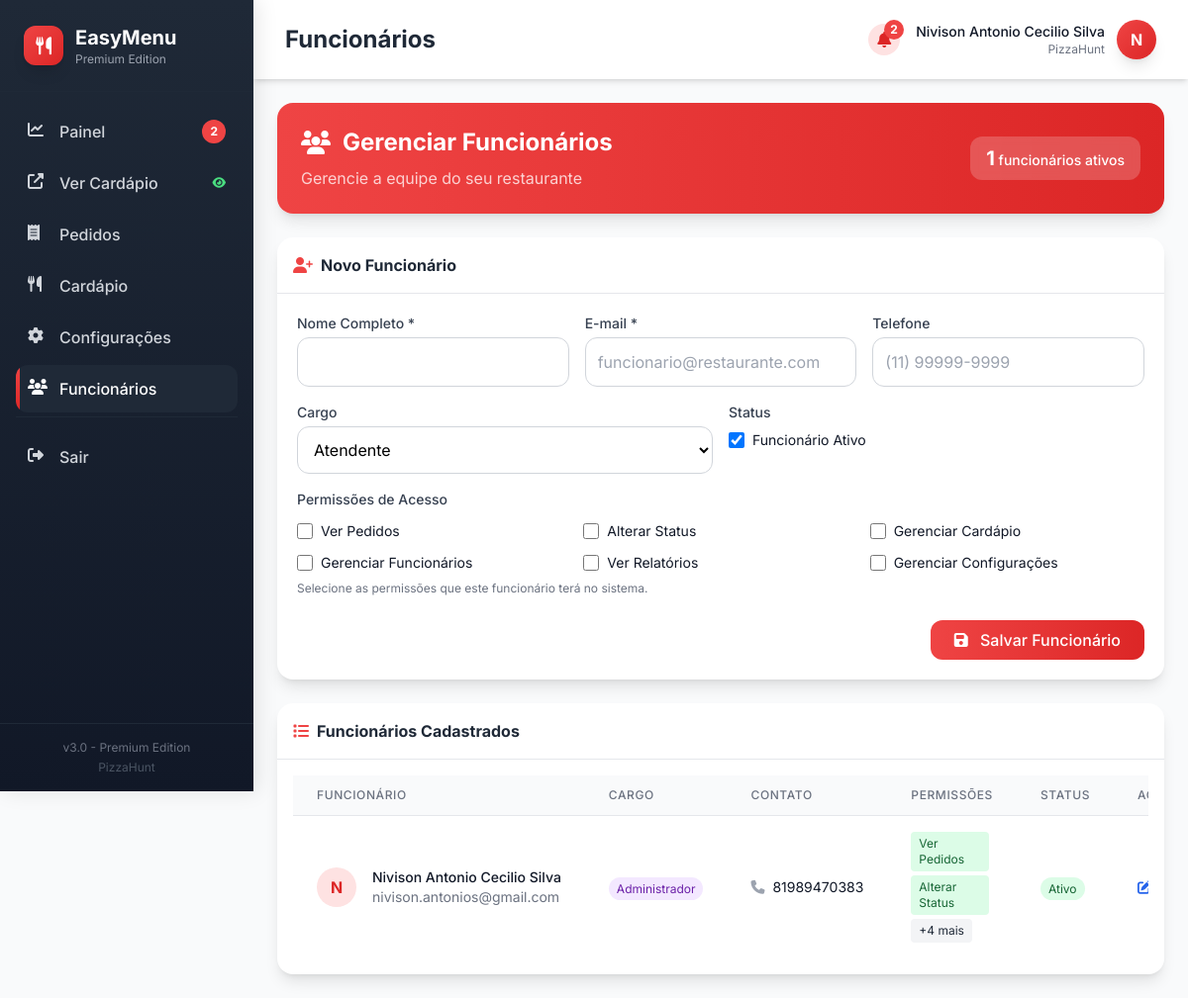
The app's page /index.php?pagina=funcionarios (signed in) with its own data.
### tables this page shows
CREATE TABLE restaurantes (
                id INTEGER PRIMARY KEY AUTOINCREMENT,
                usuario_id INTEGER UNIQUE,
                nome TEXT NOT NULL,
                slogan TEXT,
                descricao TEXT,
                logo TEXT,
                banner TEXT,
                cnpj TEXT,
                endereco TEXT NOT NULL,
                numero TEXT,
                bairro TEXT,
                cidade TEXT DEFAULT 'São Paulo',
                estado TEXT DEFAULT 'SP',
                cep TEXT,
                telefone TEXT NOT NULL,
                whatsapp TEXT NOT NULL,
                instagram TEXT,
                site TEXT,
                horario_abertura TIME DEFAULT '10:00',
                horario_fechamento TIME DEFAULT '22:00',
                dias_funcionamento TEXT DEFAULT 'segunda,terca,quarta,quinta,sexta,sabado,domingo',
                cor_principal TEXT DEFAULT '#DC2626',
                cor_secundaria TEXT DEFAULT '#F59E0B',
                cor_texto TEXT DEFAULT '#1F2937',
                cor_fundo TEXT DEFAULT '#FFFFFF',
                tema TEXT DEFAULT 'claro',
                taxa_entrega DECIMAL(10,2) DEFAULT 5.00,
                pedido_minimo DECIMAL(10,2) DEFAULT 15.00,
                raio_entrega INTEGER DEFAULT 5,
                aceita_retirada INTEGER DEFAULT 1,
                aceita_delivery INTEGER DEFAULT 1,
                aceita_local INTEGER DEFAULT 1,
                formas_pagamento TEXT DEFAULT 'dinheiro,pix,credito,debito',
                ativo INTEGER DEFAULT 1,
                visualizacoes INTEGER DEFAULT 0,
                avaliacao_media DECIMAL(3,2) DEFAULT 5.0,
                total_avaliacoes INTEGER DEFAULT 0,
                data_cadastro DATETIME DEFAULT CURRENT_TIMESTAMP,
                FOREIGN KEY (usuario_id) REFERENCES usuarios(id) ON DELETE CASCADE
            );

CREATE TABLE usuarios (
                id INTEGER PRIMARY KEY AUTOINCREMENT,
                email TEXT UNIQUE NOT NULL,
                senha_hash TEXT NOT NULL,
                nome TEXT NOT NULL,
                telefone TEXT,
                avatar TEXT,
                data_cadastro DATETIME DEFAULT CURRENT_TIMESTAMP,
                ultimo_login DATETIME,
                ativo INTEGER DEFAULT 1,
                tipo TEXT DEFAULT 'restaurante'
            );

CREATE TABLE funcionarios (
                id INTEGER PRIMARY KEY AUTOINCREMENT,
                restaurante_id INTEGER,
                usuario_id INTEGER,
                nome TEXT NOT NULL,
                email TEXT NOT NULL,
                telefone TEXT,
                cargo TEXT DEFAULT 'atendente',
                permissoes TEXT DEFAULT 'ver_pedidos,alterar_status',
                ativo INTEGER DEFAULT 1,
                data_cadastro DATETIME DEFAULT CURRENT_TIMESTAMP,
                FOREIGN KEY (restaurante_id) REFERENCES restaurantes(id) ON DELETE CASCADE,
                FOREIGN KEY (usuario_id) REFERENCES usuarios(id) ON DELETE SET NULL
            );

### helpers/render.php (the view, shortened to what the rows shown need)
<?php
require_once __DIR__ . '/functions.php';
?>
<?php
function render_funcionarios($pdo, $restaurante) {
    $funcionarios = getFuncionarios($pdo, $restaurante['id']);
?>
<div class="animate-fade-in">
    <div class="bg-gradient-to-r from-red-500 to-red-600 rounded-2xl p-6 text-white mb-6 shadow-lg">
        <div class="flex flex-col md:flex-row md:items-center justify-between">
            <div>
                <h2 class="text-2xl font-bold flex items-center">
                    <i class="fas fa-users mr-3"></i> Gerenciar Funcionários
                </h2>
            </div>
        </div>
    </div>
    <div class="bg-white rounded-2xl shadow-lg overflow-hidden">
        <div class="p-4">
            <?php if (empty($funcionarios)): ?>
                <div class="text-center py-8 text-gray-500">
                    <i class="fas fa-users text-4xl mb-3 opacity-30"></i>
                    <p class="font-medium">Nenhum funcionário cadastrado</p>
                    <p class="text-sm mt-1">Adicione seu primeiro funcionário acima</p>
                </div>
            <?php else: ?>
                <div class="overflow-x-auto">
                    <table class="min-w-full divide-y divide-gray-200">
                        <thead class="bg-gray-50">
                            <tr>
                                <th class="px-6 py-3 text-left text-xs font-medium text-gray-500 uppercase tracking-wider">Funcionário</th>
                                <th class="px-6 py-3 text-left text-xs font-medium text-gray-500 uppercase tracking-wider">Cargo</th>
                                <th class="px-6 py-3 text-left text-xs font-medium text-gray-500 uppercase tracking-wider">Contato</th>
                                <th class="px-6 py-3 text-left text-xs font-medium text-gray-500 uppercase tracking-wider">Permissões</th>
                                <th class="px-6 py-3 text-left text-xs font-medium text-gray-500 uppercase tracking-wider">Status</th>
                                <th class="px-6 py-3 text-left text-xs font-medium text-gray-500 uppercase tracking-wider">Ações</th>
                            </tr>
                        </thead>
                        <tbody class="bg-white divide-y divide-gray-200">
                            <?php foreach ($funcionarios as $funcionario): ?>
                                <?php
                                    $permissoes_array = explode(',', $funcionario['permissoes']);
                                    $permissoes_display = array_slice($permissoes_array, 0, 2);
                                ?>
                                <tr class="hover:bg-gray-50 transition-colors duration-150">
                                    <td class="px-6 py-4 whitespace-nowrap">
                                        <div class="flex items-center">
                                            <div class="flex-shrink-0 h-10 w-10 bg-red-100 text-red-600 rounded-full flex items-center justify-center font-bold">
                                                <?php echo strtoupper(substr($funcionario['nome'], 0, 1)); ?>
                                            </div>
                                            <div class="ml-4">
                                                <div class="text-sm font-medium text-gray-900"><?php echo htmlspecialchars($funcionario['nome']); ?></div>
                                                <div class="text-sm text-gray-500"><?php echo htmlspecialchars($funcionario['email']); ?></div>
                                            </div>
                                        </div>
                                    </td>
                                    <td class="px-6 py-4 whitespace-nowrap">
                                        <span class="px-2 py-1 text-xs rounded-full
                                            <?php
                                                if ($funcionario['cargo'] == 'gerente' || $funcionario['cargo'] == 'admin') {
                                                    echo 'bg-purple-100 text-purple-800';
                                                } elseif ($funcionario['cargo'] == 'cozinheiro') {
                                                    echo 'bg-orange-100 text-orange-800';
                                                } elseif ($funcionario['cargo'] == 'entregador') {
                                                    echo 'bg-blue-100 text-blue-800';
                                                } else {
                                                    echo 'bg-gray-100 text-gray-800';
                                                }
                                            ?>">
                                            <?php
                                                $cargos = [
                                                    'atendente' => 'Atendente',
                                                    'cozinheiro' => 'Cozinheiro',
                                                    'entregador' => 'Entregador',
                                                    'gerente' => 'Gerente',
                                                    'admin' => 'Administrador'
                                                ];
                                                echo $cargos[$funcionario['cargo']] ?? ucfirst($funcionario['cargo']);
                                            ?>
                                        </span>
                                    </td>
                                    <td class="px-6 py-4 whitespace-nowrap">
                                        <div class="text-sm text-gray-900">
                                            <?php if ($funcionario['telefone']): ?>
                                                <i class="fas fa-phone mr-1 text-gray-400"></i> <?php echo htmlspecialchars($funcionario['telefone']); ?>
                                            <?php endif; ?>
                                        </div>
                                    </td>
                                    <td class="px-6 py-4">
                                        <div class="text-sm text-gray-900">
                                            <?php foreach ($permissoes_display as $permissao): ?>
                                                <span class="inline-block px-2 py-1 text-xs bg-green-100 text-green-800 rounded mr-1 mb-1">
                                                    <?php
                                                        $perm_labels = [
                                                            'ver_pedidos' => 'Ver Pedidos',
                                                            'alterar_status' => 'Alterar Status',
                                                            'gerenciar_cardapio' => 'Cardápio',
                                                            'gerenciar_funcionarios' => 'Funcionários',
                                                            'ver_relatorios' => 'Relatórios',
                                                            'gerenciar_configuracoes' => 'Configurações'
                                                        ];
                                                        echo $perm_labels[$permissao] ?? $permissao;
                                                    ?>
                                                </span>
                                            <?php endforeach; ?>
                                            <?php if (count($permissoes_array) > 2): ?>
                                                <span class="inline-block px-2 py-1 text-xs bg-gray-100 text-gray-800 rounded">
                                                    +<?php echo count($permissoes_array) - 2; ?> mais
                                                </span>
                                            <?php endif; ?>
                                        </div>
                                    </td>
                                    <td class="px-6 py-4 whitespace-nowrap">
                                        <span class="px-2 py-1 text-xs rounded-full <?php echo $funcionario['ativo'] ? 'bg-green-100 text-green-800' : 'bg-red-100 text-red-800'; ?>">
                                            <?php echo $funcionario['ativo'] ? 'Ativo' : 'Inativo'; ?>
                                        </span>
                                    </td>
                                    <td class="px-6 py-4 whitespace-nowrap text-sm font-medium">
                                        <a href="?pagina=funcionarios&editar_funcionario=<?php echo $funcionario['id']; ?>"
                                           class="text-blue-600 hover:text-blue-900 mr-3">
                                            <i class="fas fa-edit"></i>
                                        </a>
                                    </td>
                                </tr>
                            <?php endforeach; ?>
                        </tbody>
                    </table>
                </div>
            <?php endif; ?>
        </div>
    </div>
</div>
<?php
}

### template/dashboard.php (shortened to what the rows shown need)
<!DOCTYPE html>
<html lang="pt-BR" class="scroll-smooth">
<head>
    <script src="https://cdn.tailwindcss.com"></script>
    <link rel="stylesheet" href="https://cdnjs.cloudflare.com/ajax/libs/font-awesome/6.4.0/css/all.min.css">
</head>
<body class="bg-gray-50 min-h-screen">
    <aside id="sidebar" class="sidebar w-64">
        <div class="p-6 border-b border-gray-800">
            <div class="flex items-center space-x-3">
                <div>
                    <h1 class="text-xl font-bold text-white"><?php echo APP_NAME; ?></h1>
                </div>
            </div>
        </div>
        <div class="absolute bottom-0 left-0 right-0 p-4 border-t border-gray-800">
            <div class="text-center">
                <p class="text-xs text-gray-500">v<?php echo APP_VERSION; ?></p>
                <p class="text-xs text-gray-600 mt-1"><?php echo htmlspecialchars($restaurante['nome']); ?></p>
            </div>
        </div>
    </aside>
    <div id="main-content" class="main-content transition-all duration-300 min-h-screen">
        <header class="bg-white shadow-md h-16 md:h-20 flex items-center justify-between px-4 md:px-8 sticky top-0 z-30">
            <div class="flex items-center space-x-4">
                <h2 class="text-xl md:text-2xl font-bold text-gray-800">
                    <?php
                        $titulo = [
                            'painel' => 'Painel de Controle',
                            'pedidos' => 'Gestão de Pedidos',
                            'cardapio' => 'Gerenciar Cardápio',
                            'configuracoes' => 'Configurações',
                            'funcionarios' => 'Funcionários'
                        ];
                        echo $titulo[$pagina_atual] ?? 'Dashboard';
                    ?>
                </h2>
            </div>
            <div class="flex items-center space-x-3 md:space-x-4">
                <div class="flex items-center space-x-3 group cursor-pointer">
                    <div class="text-right hidden md:block">
                        <p class="text-sm font-medium text-gray-900"><?php echo htmlspecialchars($usuario_logado['nome']); ?></p>
                        <p class="text-xs text-gray-500"><?php echo htmlspecialchars($restaurante['nome']); ?></p>
                    </div>
                    <div class="w-10 h-10 bg-gradient-to-br from-red-500 to-red-600 rounded-full flex items-center justify-center text-white font-bold shadow-lg group-hover:scale-110 transition-transform duration-200">
                        <?php echo strtoupper(substr($usuario_logado['nome'], 0, 1)); ?>
                    </div>
                </div>
            </div>
        </header>
        <main class="p-4 md:p-6">
            <div class="animate-fade-in">
                <?php
                switch ($pagina_atual) {
                    case 'funcionarios':
                        render_funcionarios($pdo, $restaurante);
                        break;
                }
                ?>
            </div>
        </main>
    </div>
</body>
</html>

### records on screen
restaurantes: nome "PizzaHunt", usuario.nome "Nivison Antonio Cecilio Silva", usuario.nome "N"
funcionarios: nome "N", nome "Nivison Antonio Cecilio Silva", email "nivison.antonios@gmail.com", cargo "Administrador", telefone "81989470383", permissoes "Ver Pedidos", permissoes "Alterar Status", count($permissoes_array)-2 "4", ativo "Ativo"

### other values on screen
APP_NAME "EasyMenu"
$stats['pedidos_hoje'] "2"
APP_VERSION "3.0 - Premium Edition"
$titulo[$pagina_atual] "Funcionários"
min($stats['pedidos_hoje'], 9) "2"
count($funcionarios) "1"
$label "Ver Pedidos"
$label "Alterar Status"
$label "Gerenciar Cardápio"
$label "Gerenciar Funcionários"
$label "Ver Relatórios"
$label "Gerenciar Configurações"
